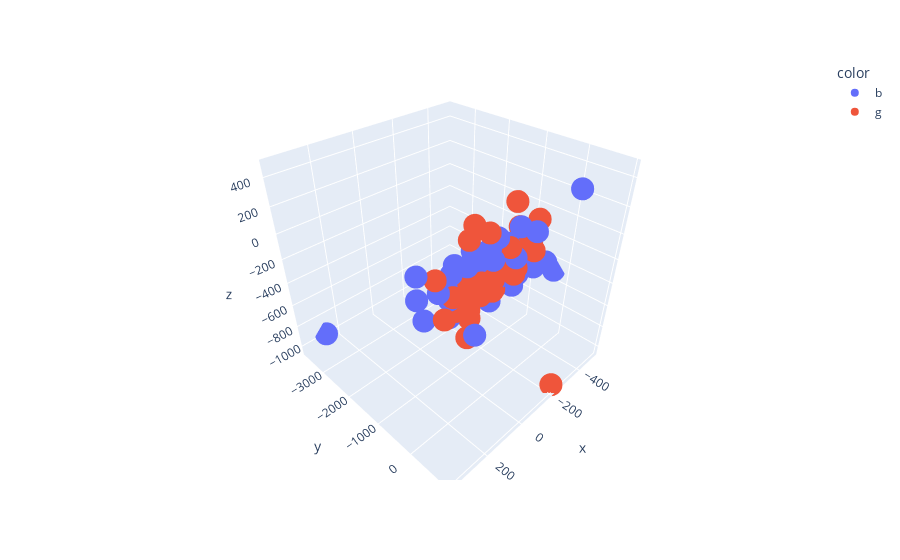

Here is the notebook cell this chart was saved with:
### Code cell
# plot using tsne 
X_embedded  = TSNE(n_components=3, perplexity=10,random_state=24).fit_transform( X )
colors = np.array([x for x in 'bgrcmykbgrcmykbgrcmykbgrcmyk'])
fig = px.scatter_3d(x=X_embedded [:,0],y=X_embedded [:,1],z=X_embedded [:,2],color=colors[Spectral_clustering.labels_])
fig.show()

### Figure 1 — Plotly figure (JSON) as saved in the notebook; plotly's stock layout.template omitted (floating-point values rounded to 4 significant figures)
{"data": [{"hovertemplate": "color=b<br>x=%{x}<br>y=%{y}<br>z=%{z}<extra></extra>", "legendgroup": "b", "marker": {"color": "#636efa", "symbol": "circle"}, "mode": "markers", "name": "b", "scene": "scene", "showlegend": true, "type": "scatter3d", "x": [54.4, -104.4, -92.34, -25.17, -86.9, -10.34, 204.5, -190.9, 281.1, -69.63, -46.73, -1.16, -4.387, -81.1, 50.42, -509.1, 126.0, -141.4, 176.3, 123.6, 364.8, 282.8, 117.2, -111.4, 68.52, 29.85, 61.98, 134.5, 234.6, 3.954, 155.6, 24.5, 176.8, -221.3, 181.9, -62.41, -253.2, -230.0, -160.6, -248.5, 327.9, -122.6], "y": [-17.79, -151.1, -0.6023, -140.6, 216.6, -50.75, 645.1, 236.5, -3673.0, -232.1, -41.77, 18.99, 55.98, -147.0, -170.7, -319.0, -236.7, 63.72, -95.96, 52.63, 214.6, -131.4, -97.71, 76.71, -107.8, 118.8, -88.79, -7.424, -38.9, -195.3, -161.5, -98.06, -47.37, 134.0, -63.58, -20.09, 820.9, 365.8, -10.79, 16.79, -3.914, -236.7], "z": [120.4, 49.11, 117.2, 101.9, 51.45, 35.1, -144.8, -99.18, -964.1, 138.6, 182.5, -226.4, 76.53, -88.3, 75.46, -490.3, 103.3, 203.0, -198.5, 139.2, 168.8, -117.5, 4.087, -197.4, 172.6, 184.1, -149.7, 5.364, 43.62, 0.7905, -61.82, -82.03, 115.6, 120.4, -57.45, -100.6, 467.6, -73.49, -166.8, -127.2, 242.2, -12.19]}, {"hovertemplate": "color=g<br>x=%{x}<br>y=%{y}<br>z=%{z}<extra></extra>", "legendgroup": "g", "marker": {"color": "#EF553B", "symbol": "circle"}, "mode": "markers", "name": "g", "scene": "scene", "showlegend": true, "type": "scatter3d", "x": [138.2, 197.4, 57.3, 159.5, -127.8, -270.8, -31.53, 20.35, 242.5, -208.9, 93.52, 226.2, 137.6, -126.3, 171.1, -56.72, 21.49, 4.702, -212.0, 127.9, -219.0, -223.3, -72.84, 17.61, 14.07, 54.98, -172.4, -91.9, -247.0, 120.9], "y": [164.0, 101.5, 78.54, 180.2, -31.37, -13.0, 69.39, 181.3, 140.4, -85.48, -60.3, -157.5, 180.3, 85.86, 35.14, -123.1, -222.2, -367.8, 141.3, 103.1, 48.19, 925.0, 133.1, 41.05, 143.3, 49.51, -80.4, 176.6, -473.7, 109.5], "z": [57.48, 5.9, -25.72, -25.6, -2.381, 154.5, -25.1, -19.02, -98.14, 64.99, 269.3, 101.2, -125.3, -75.92, -130.7, -210.7, -144.3, 258.1, -9.881, -366.4, 15.46, -1040.0, 121.7, 274.2, -115.1, -126.3, 162.4, -78.59, 237.0, -219.6]}], "layout": {"legend": {"title": {"text": "color"}, "tracegroupgap": 0}, "margin": {"t": 60}, "scene": {"domain": {"x": [0, 1], "y": [0, 1]}, "xaxis": {"title": {"text": "x"}}, "yaxis": {"title": {"text": "y"}}, "zaxis": {"title": {"text": "z"}}}}}
